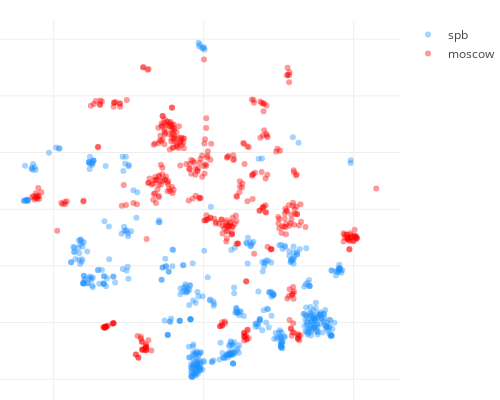

Here is the notebook cell this chart was saved with:
### Code cell
def locations_scatter_plot(locs_x, locs_y, 
                           opposite_locs_x,opposite_locs_y,
                          locs_labels, opposite_locs_labels):
    MARKER_OPACITY = 0.4
    PLOT_HEIGHT = 400
    PLOT_WIDTH = 500
    TARGET_COLOR = 'dodgerblue'
    OPPOSITE_COLOR = 'red'
    MARGIN = dict(l=0, r=30, b=0, t=20)
    
    
    def create_scatter(x, y, colors, labels, name):
        return go.Scatter(x=x, y=y,
                          mode='markers',
                          hoverinfo='text', 
                          text=labels, name=name,
                          marker=dict(opacity=MARKER_OPACITY, 
                                       color=colors))
    
    data = [create_scatter(locs_x, locs_y, TARGET_COLOR, 
                           locs_labels, CITY),
            create_scatter(opposite_locs_x, opposite_locs_y, 
                           OPPOSITE_COLOR, opposite_locs_labels, 
                           opposite_city)]

    axis_style = dict(showticklabels=False, zeroline=False)
    layout = go.Layout(height=PLOT_HEIGHT, width=PLOT_WIDTH,
                        margin=MARGIN, hovermode='closest',
                        xaxis=axis_style, yaxis=axis_style)

    fig = go.Figure(data=data, layout=layout)

    py.iplot(fig, show_link=False)


locations_scatter_plot(np.array(visual_data[0])[indexes_target],
                       np.array(visual_data[1])[indexes_target], 
                       np.array(visual_data[0])[indexes_opposite],
                       np.array(visual_data[1])[indexes_opposite],
                       labels[indexes_target], labels[indexes_opposite])

### Figure 1 — Plotly figure (JSON) as saved in the notebook; plotly's stock layout.template omitted (floating-point values rounded to 4 significant figures; data arrays with more than 128 entries replaced by an {"elided": "..."} marker saying what was removed)
{"data": [{"hoverinfo": "text", "marker": {"color": "dodgerblue", "opacity": 0.4}, "mode": "markers", "name": "spb", "text": {"elided": "496 str values"}, "type": "scatter", "uid": "fdbae112-0473-11e9-b998-3c15c2cf2370", "x": {"elided": "496 float values"}, "y": {"elided": "496 float values"}}, {"hoverinfo": "text", "marker": {"color": "red", "opacity": 0.4}, "mode": "markers", "name": "moscow", "text": {"elided": "439 str values"}, "type": "scatter", "uid": "fdbae2de-0473-11e9-9c46-3c15c2cf2370", "x": {"elided": "439 float values"}, "y": {"elided": "439 float values"}}], "layout": {"height": 400, "hovermode": "closest", "margin": {"b": 0, "l": 0, "r": 30, "t": 20}, "width": 500, "xaxis": {"showticklabels": false, "zeroline": false}, "yaxis": {"showticklabels": false, "zeroline": false}}}
